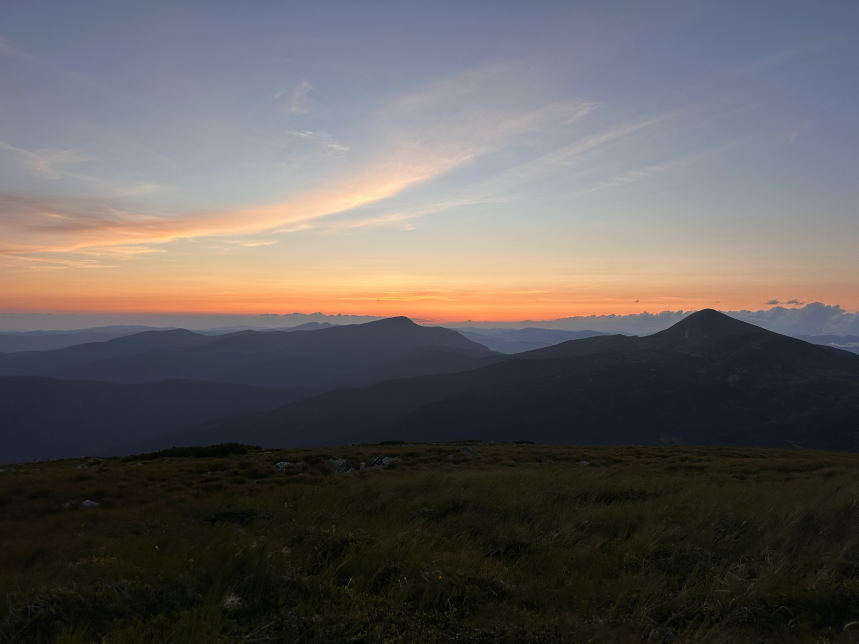
#> input picture videos/tools/scenes/hoverla/photo.jpg, 2576 x 1932 px, given in place of f_01485.jpg, which was not available (shown at 1/3 size)
$ python cover.py
#> lines starting #> are read from the running program, lines starting #| are printed output that depends on the picture
"""Обкладинка Reels/TikTok/Shorts 1080x1920 «ЯДЕРНА ЗИМА −8 °C» з чистого кадру (Земля під сажею, render.py кадр 1485).
Холодне тонування, сніжинки-попіл, текст у середній зоні 4:5 (сітка Instagram обрізає 1080x1350 по центру).
  python3 render.py 2 1485 && python3 cover.py   -> videos/nuclear_winter_cover.jpg"""
import os
import numpy as np
from PIL import Image, ImageDraw, ImageFont, ImageFilter
here = os.path.dirname(os.path.abspath(__file__)); TOOLS = os.path.abspath(os.path.join(here, '../..'))
fr = Image.open(os.path.join(TOOLS, 'work', 'nuclear_winter', 'frames', 'f_01485.jpg')).convert('RGB')
#> fr is the input picture: PIL image 2576x1932 RGB; mean R, G, B 97, 93.2, 91.6
W, H = fr.size
#> W = 2576; H = 1932
c = np.asarray(fr, np.float32) / 255
# cold grade: less saturation, a blue cast in the shadows and the ash
lum = c.mean(2, keepdims=True)
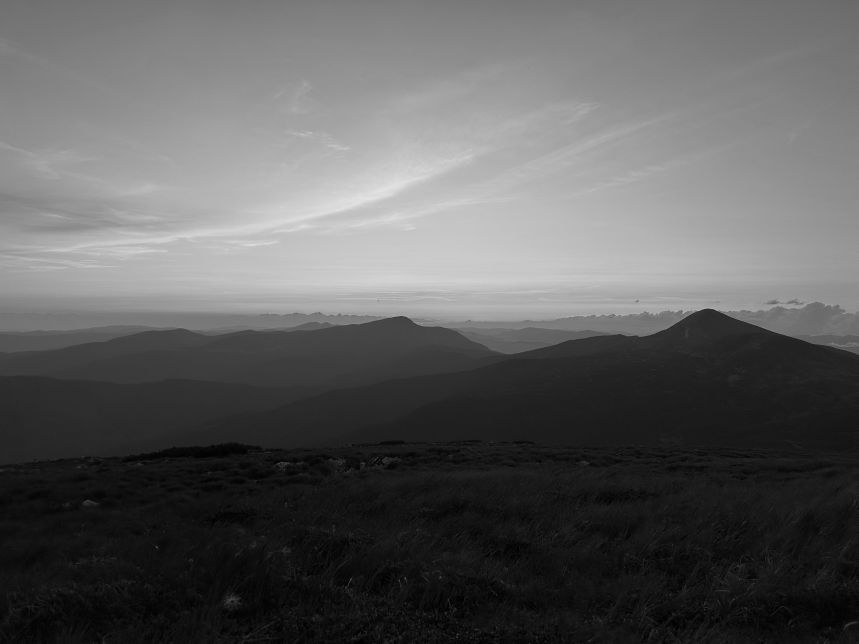
#> lum: shape (1932, 2576, 1) float32 (shown at 1/3 size); min 0, max 0.895, mean 0.368
c = lum + (c - lum) * 0.75
c = c * np.array([0.88, 0.95, 1.08]) + np.array([0.0, 0.01, 0.03])
y = np.linspace(0, 1, H)[:, None, None]; x = np.linspace(-1, 1, W)[None, :, None]
#> after `y = np.linspace(0, 1, H)[:, None, None]`: y = 1932 values from 0 to 1
#> after `x = np.linspace(-1, 1, W)[None, :, None]`: x = 2576 values from -1 to 1
c = np.clip(c * 1.25, 0, 1) ** 0.85                                   # lift the ash and the land
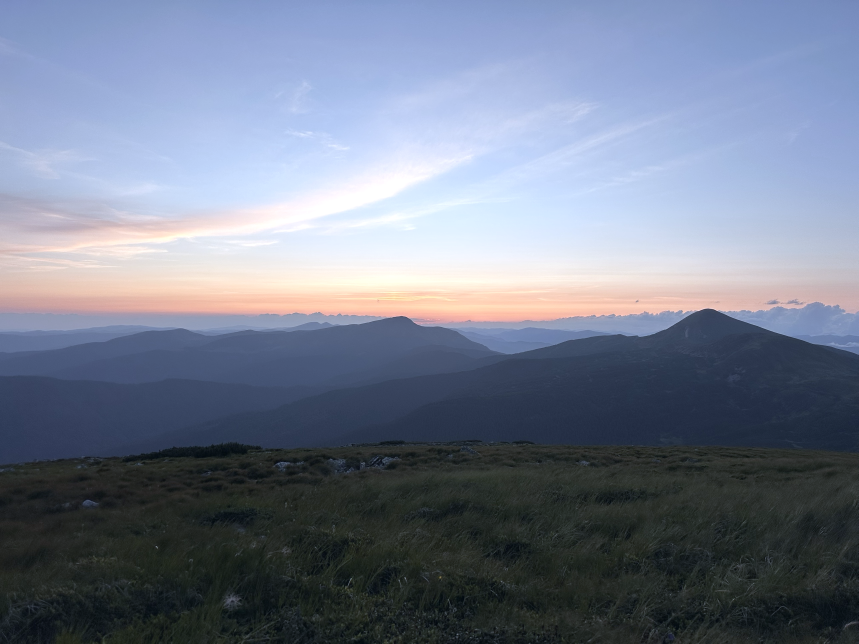
#> c: shape (1932, 2576, 3) float64 (shown at 1/3 size); mean R, G, B 0.454, 0.487, 0.558
c *= 1 - 0.38 * np.exp(-((y - 0.37) / 0.16) ** 2)                  # a dark band behind the words
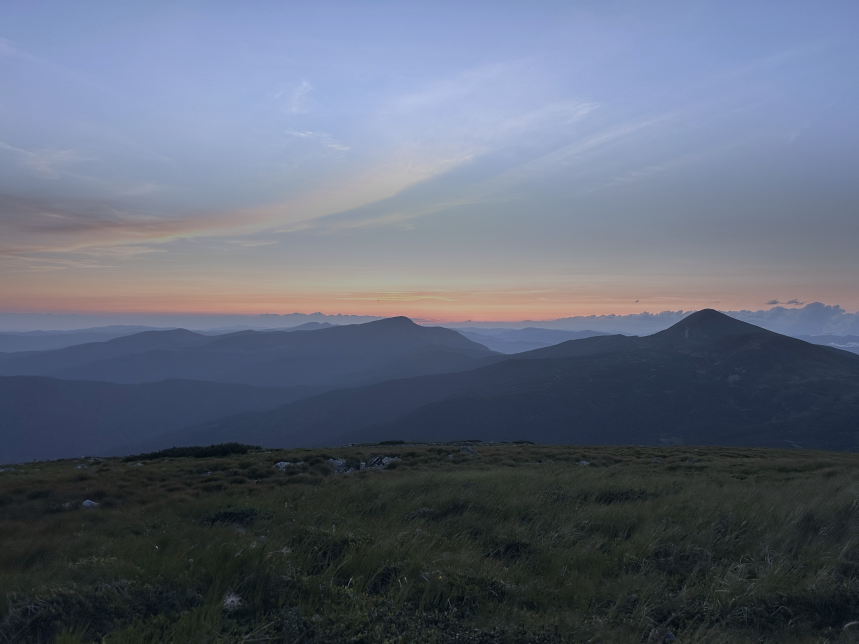
#> c: shape (1932, 2576, 3) float64 (shown at 1/3 size); mean R, G, B 0.372, 0.404, 0.467
c *= 1 - 0.35 * np.clip(np.abs(x) - 0.55, 0, 1) / 0.45              # soft side vignette
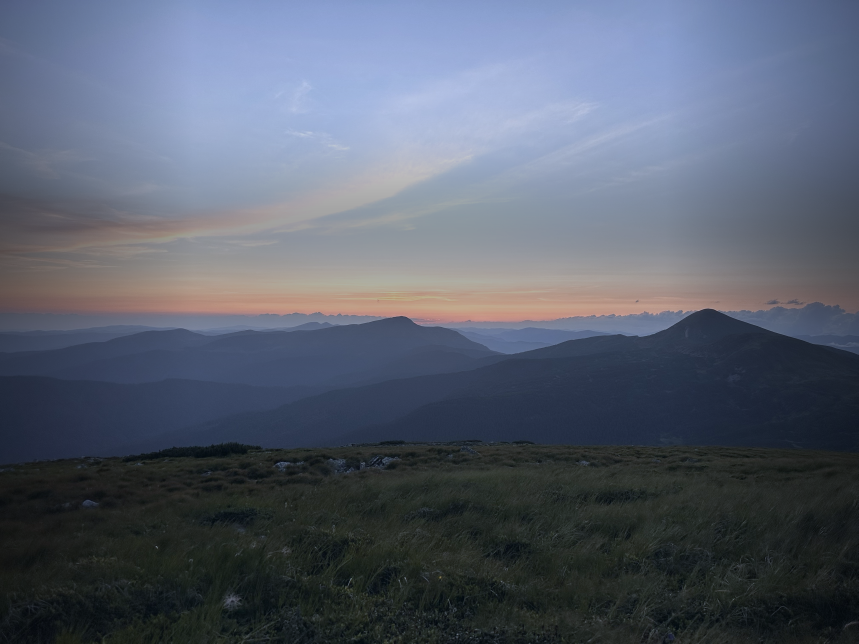
#> c: shape (1932, 2576, 3) float64 (shown at 1/3 size); mean R, G, B 0.345, 0.375, 0.432
c *= 1 - 0.5 * np.clip((y - 0.86) / 0.14, 0, 1)                     # darker bottom (UI of the apps)
im = Image.fromarray((np.clip(c, 0, 1) * 255).astype(np.uint8)).convert('RGBA')
# ash / snow flakes: two layers, the near one blurred
rng = np.random.default_rng(7)
for n, rmin, rmax, blur, a in ((260, 1.5, 3.5, 0.6, 170), (40, 5, 9, 2.5, 120)):
    lay = Image.new('RGBA', (W, H), (0, 0, 0, 0)); d = ImageDraw.Draw(lay)
    for _ in range(n):
        px, py, r = rng.uniform(0, W), rng.uniform(0, H), rng.uniform(rmin, rmax)
        d.ellipse([px - r, py - r, px + r, py + r], fill=(225, 232, 240, int(a * rng.uniform(0.5, 1))))
    im.alpha_composite(lay.filter(ImageFilter.GaussianBlur(blur)))
F = '/usr/share/fonts/opentype/inter/InterDisplay-Black.otf'
def text(cy, s, size, fill, stroke=10, glow=None):
#> called with cy = 520, s = 'ЯДЕРНА', size = 170, fill = (255, 255, 255), stroke = 10
    f = ImageFont.truetype(F, size)
    if glow:
        g = Image.new('RGBA', (W, H), (0, 0, 0, 0))
        ImageDraw.Draw(g).text((W / 2, cy), s, font=f, fill=glow, anchor='mm')
        im.alpha_composite(g.filter(ImageFilter.GaussianBlur(size * 0.18)))
    sh = Image.new('RGBA', (W, H), (0, 0, 0, 0))
    ImageDraw.Draw(sh).text((W / 2 + 6, cy + 9), s, font=f, fill=(0, 0, 0, 200), anchor='mm')
    im.alpha_composite(sh.filter(ImageFilter.GaussianBlur(10)))
    ImageDraw.Draw(im).text((W / 2, cy), s, font=f, fill=fill, stroke_width=stroke, stroke_fill=(8, 12, 20), anchor='mm')
text(520, 'ЯДЕРНА', 170, (255, 255, 255))
text(690, 'ЗИМА', 230, (255, 255, 255))
#> call 2 of text, with cy = 690, s = 'ЗИМА', size = 230, fill = (255, 255, 255), stroke = 10
#> in text (call 2), `ImageDraw.Draw(sh).text((W / 2 + 6, cy + 9), s, font=f, fill=(0, 0, 0,..`:
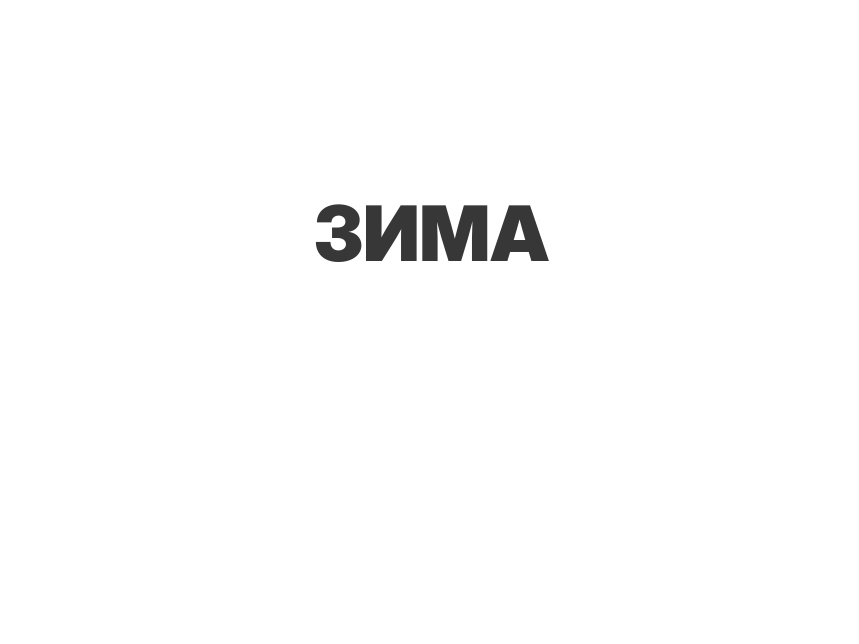
#> sh: PIL image 2576x1932 RGBA (shown at 1/3 size); mean R, G, B, A 0, 0, 0, 3.1; transparent parts drawn white
#> in text (call 2), `ImageDraw.Draw(im).text((W / 2, cy), s, font=f, fill=fill, stroke_widt..`:
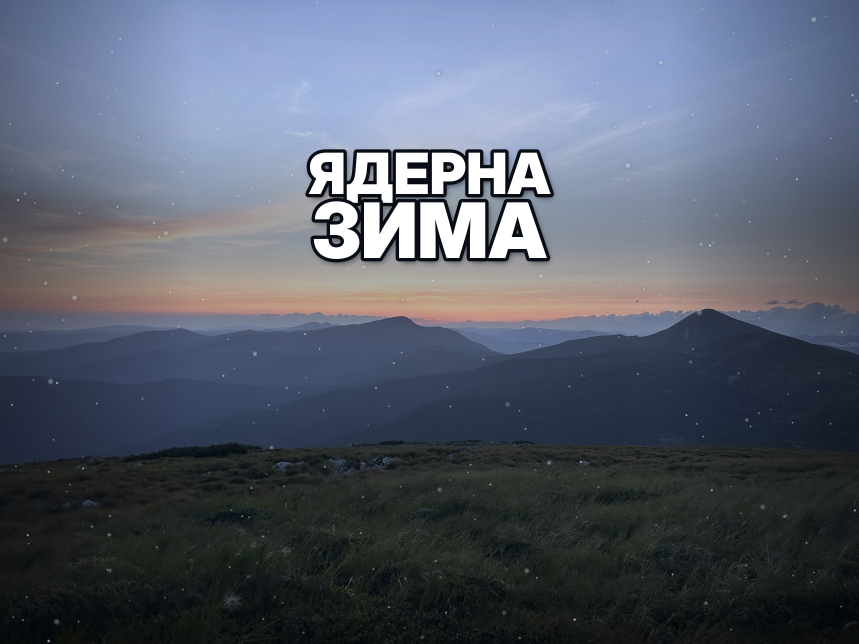
#> im: PIL image 2576x1932 RGBA (shown at 1/3 size); mean R, G, B, A 87.3, 94.2, 108.5, 255
text(960, '−8 °C', 250, (150, 205, 255), stroke=12, glow=(110, 180, 255, 200))
#> call 3 of text, with cy = 960, s = '−8 °C', size = 250, fill = (150, 205, 255), stroke = 12, glow = (110, 180, 255, 200)
#> in text (call 3), `ImageDraw.Draw(g).text((W / 2, cy), s, font=f, fill=glow, anchor='mm')`:
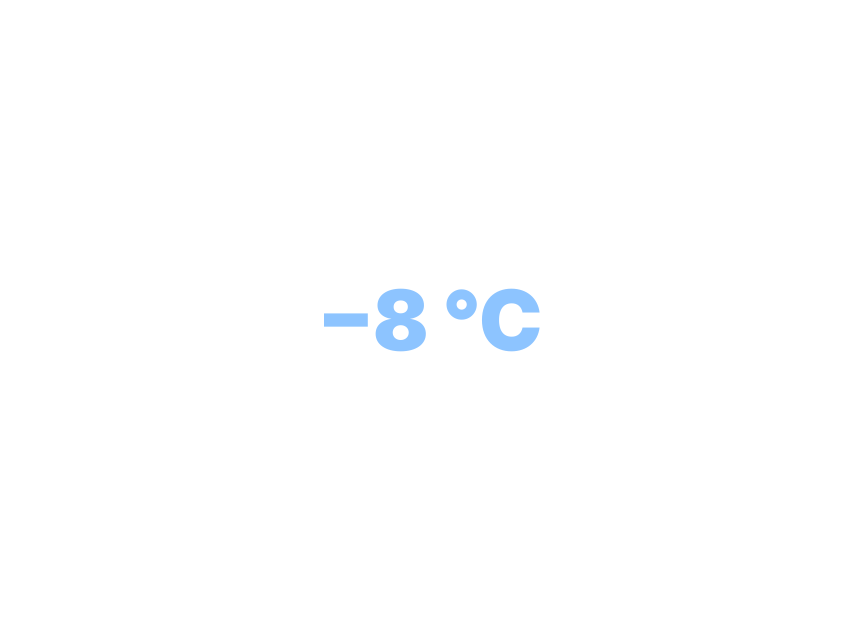
#> g: PIL image 2576x1932 RGBA (shown at 1/3 size); mean R, G, B, A 1.1, 1.8, 2.6, 2; transparent parts drawn white
#> (the run stopped early here; a loop or call above may not have finished)
